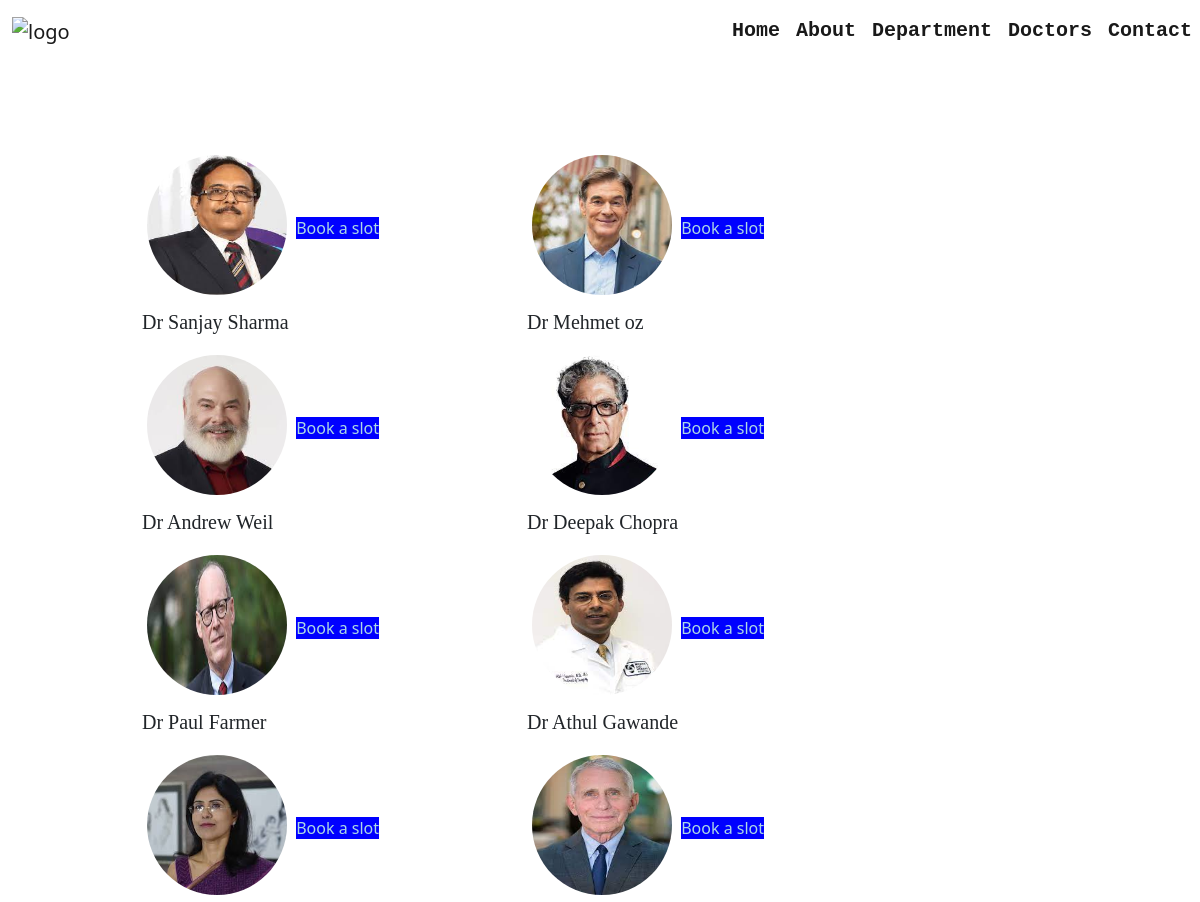
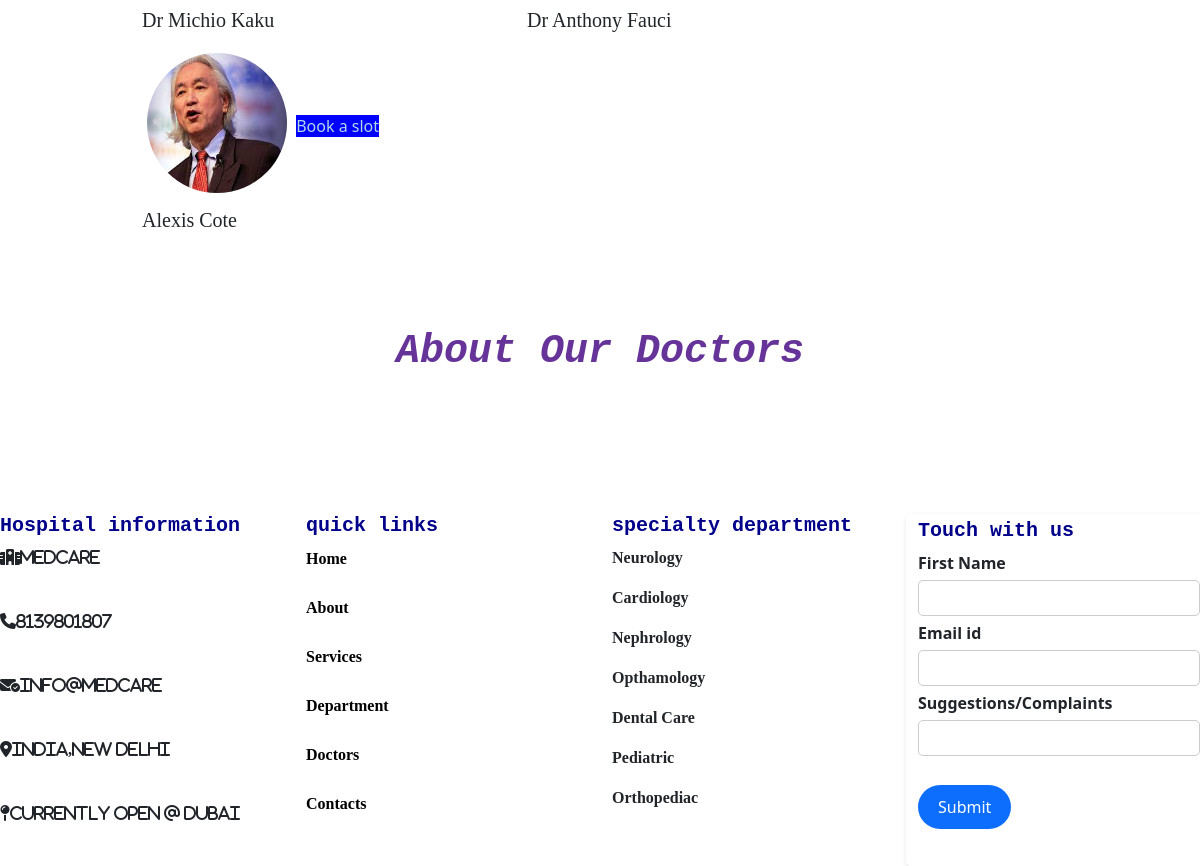
Screenshot of /doctor with the database file from the repository (2 pictures, top to bottom).
### home/models.py (models this page shows, shortened)
class Doctors(models.Model):
    name = models.ForeignKey(User,on_delete=models.CASCADE,null=True,blank=True)
    image = models.ImageField(upload_to="doctorsimage/",null=True,blank=True)
    department = models.ForeignKey(Department,on_delete=models.CASCADE,null=True,blank=True)
    monday = models.BooleanField(default=False,null=True,blank=True)
    tuesday = models.BooleanField(default=False,null=True,blank=True)
    wednesday= models.BooleanField(default=False,null=True,blank=True)
    thursday = models.BooleanField(default=False,null=True,blank=True)
    friday= models.BooleanField(default=False,null=True,blank=True)
    saturday = models.BooleanField(default=False,null=True,blank=True)
    fees = models.TextField(null=True,blank=True)

class User (AbstractBaseUser):
    name = models.CharField(max_length=20,null=True,blank=True)
    email = models.EmailField(verbose_name='email Address', max_length=40, unique=True)
    date_joined = models.DateTimeField(auto_now_add=True)
    is_active = models.BooleanField(default=True)
    is_staff = models.BooleanField(default=True)
    is_admin = models.BooleanField(default=False)
    is_superuser = models.BooleanField(default=False)
    doctor = models.BooleanField(default=False)
    objects = UserManager()
    USERNAME_FIELD = 'email'
    REQUIRED_FIELDS = ['name']
    def __str__(self):
        return self.name

### home/views.py (the view)
# urls.py: path('doctor',views.doctor,name='doctor'),
def doctor(request):
    doctor = Doctors.objects.all()
    return render(request,'doctor.html',{'doc':doctor})

### home/templates/doctor.html (shortened to what this page needs)
{% extends "index.html" %}
{% load static%}
{% block css %}
<link rel="stylesheet" href="{% static 'css/doctor.css' %}">
{% endblock css %}
{% block content %}
<main  style="margin-top: 150px; " >
   <div class="container" style="margin-top: 100px; margin-bottom: 80px;">
    <div class="row" >
        {% for do in doc  %}
        <div class="col-md-3 col-sm-6 doctor " style="margin-left: 100px;">
                <div class="image">
                    <img src="{{do.image.url}}" class="img-fluid" alt="" >
                    <a href="{% url 'contact' %}" class="book_slot_link">Book a slot</a>
                </div>
                <div class="name">
                    <h5>{{do.name}}</h5>
                </div>
        </div>
        {% endfor %}
    </div>
    <div class="row">
        <h1 style="margin-top: 80px; display: flex; justify-content: center; font-weight:900; font-family: 'Courier New', Courier, monospace; color:rebeccapurple; font-style: oblique;">About Our Doctors</h1 >
        <div class="col-md-12 position-relative content" style="display: flex; margin-top: 50px;">
            <div class="first">
                <h2>Dr Sanjay Gupta</h2>
            </div>
            <div class="second">
                <h2>Dr Deepak Chopra</h2>
            </div>
        </div>
    </div>
   </div>
</main>
{% endblock content %}

### home/templates/index.html (shortened to what this page needs)
{% load static %}
<!DOCTYPE html>
<html lang="en">
<head>
    <link rel="stylesheet" href="{% static 'css/index.css' %}">
    {% block css %}{% endblock css %}
    <link rel="stylesheet" href="https://cdnjs.cloudflare.com/ajax/libs/font-awesome/6.5.1/css/all.min.css" />
    <link href="https://cdn.jsdelivr.net/npm/bootstrap@5.0.2/dist/css/bootstrap.min.css" rel="stylesheet">
</head>
<body>
    <header class="container " style="margin-left: 10px; ;" >
    <div class="navbar navbar-expand-lg navbar-light fixed-top  " style="backdrop-filter: blur(8px);">
        <div class="container-fluid">
          <a class="navbar-brand" href="#">  <img src="https://preview.colorlib.com/theme/medcare/img/logo.png" alt="logo" width="150" height="50" ></a>
          </div>
          <div   class="collapse navbar-collapse" id="navbarSupportedContent">
            <ul class="navbar-nav me-auto mb-2 mb-lg-0">
                <li class="nav-item">
                    <a   class="nav-link active " aria-current="page" href="{% url 'home' %}">Home</a>
                  </li>
              <li class="nav-item">
                <a  class="nav-link active" aria-current="page" href="{% url 'about' %}">About</a>
              </li>
              <li class="nav-item">
                <a  class="nav-link active" aria-current="page" href="{% url 'department' %}">Department</a>
              </li>
              <li class="nav-item">
                <a  class="nav-link active" aria-current="page" href="{% url 'doctor' %}">Doctors</a>
              </li>
              <li class="nav-item">
                <a  class="nav-link active" aria-current="page" href="{% url 'contact' %}">Contact</a>
              </li>
            </ul>
          </div>
   </header>
   <main>
     {% block content %}
     {% endblock content %}
   </main>
    <footer  >
       <div class=""  >
        <div class="row">
          <div class="col-md-3 footer-info" >
            <h5>Hospital information</h5>
            <p> <i class="fa-sharp fa-solid fa-hospital">medcare</i><br><br>
            <p> <i class="fa-solid fa-phone">8139801807</i><br><br>
            <p> <i class="fa-solid fa-envelope-circle-check">info@medcare</i><br><br>
            <p> <i class="fa-sharp fa-solid fa-location-dot">india,new delhi</i><br><br>
            <p> <i class="fa-solid fa-map-pin">Currently open @ Dubai</i><br><br>
          </div>
          <div class="col-md-3 footer-links">
            <h5>quick links</h5>
            <a href="{% url 'home' %}">Home</a><br><br>
            <a href="{% url 'about' %}">About</a><br><br>
            <a href="{% url 'service' %}">Services</a><br><br>
            <a href="{% url 'department' %}">Department</a><br><br>
            <a href="{% url 'doctor' %}">Doctors</a><br><br>
            <a href="{% url 'contact' %}">Contacts</a><br><br>
          </div>
          <div class="col-md-3 footer-dep">
            <h5>specialty department</h5>
            <p> Neurology</p>
            <p>Cardiology</p>
            <p>Nephrology</p>
            <p>Opthamology</p>
            <p>Dental Care</p>
            <p>Pediatric</p>
            <p>Orthopediac</p>
          </div>
          <div class="col-md-3 form">
            <h5>Touch with us</h5>
            <form>
              <label for="name">First Name</label>
              <input type="text" class="form-control" id="name" name="name">
              <label for="Email">Email id</label>
              <input type="email" class="form-control" id="email" name="email">
              <label for="message">Suggestions/Complaints</label>
              <input type="text" class="form-control" id="message" name="message"><br>
              <button class="btn btn-primary rounded-pill" type="submit">Submit</button>
            </form>
          </div>
        </div>
      </div>
    </footer>
</body>
</html>

### home/static/css/index.css (style rules this page uses)
.nav-item { font-weight: 800; font-size: 20px; font-family:'Courier New', Courier, monospace; color: blueviolet; }
.container { background-color: white; }
.navbar-nav .nav-link { color: white; }
.navbar-nav .nav-link.active { color: white; }
footer a { text-decoration: none; color: black; font-family:cursive; font-weight: 800; }
footer p { font-family:cursive; font-weight: 800; }
footer h5 { font-family:'Courier New', Courier, monospace; font-weight: bold; font-weight: bolder; color: darkblue; }
.form { background-color:white; padding: 5px; border-radius: 5px; box-shadow: 0 2px 5px rgba(0, 0, 0, 0.1); }
label { margin-bottom: 5px; display: block; font-weight: bold; }
input[type="text"], input[type="email"] { width: 100%; padding: 5px; margin-bottom: 5px; border: 1px solid #ccc; border-radius: 5px; box-sizing: border-box; }
button[type="submit"] { color: white; padding: 10px 20px; border: none; border-radius: 5px; cursor: pointer; }

### home/static/css/doctor.css (style rules this page uses)
.doctor .image img { width: 150px; height: 150px; border-radius: 50%; margin-bottom: 10px; }
.image img { transition: transform 0.3s ease-in-out, border-color 0.3s ease-in-out; border: 5px solid transparent; }
.doctor .name h5, .doctor .name p { font-family:cursive; }
.doctor a { text-decoration: none; background-color: blue; color: lightblue; border-radius: 1px solid; }
.col-md-12.position-relative.content { position: relative; }
.first, .second { position: absolute; top: 0; left: 0; padding: 20px; background-color: rgba(255, 255, 255, 0.7); z-index: 1; width: calc(50% - 20px); overflow-y: auto; max-height: 100%; border-radius: 8px; }
.second { left: 50%; }
.first h2, .second h2 { font-size: 24px; font-family: 'Courier New', Courier, monospace; font-style: italic; font-weight: bold; color: blue; }

### rows the page displays
Doctors: image (picture), name "Dr Sanjay Sharma"
Doctors: image (picture), name "Dr Mehmet oz"
Doctors: image (picture), name "Dr Andrew Weil"
Doctors: image (picture), name "Dr Deepak Chopra"
Doctors: image (picture), name "Dr Paul Farmer"
Doctors: image (picture), name "Dr Athul Gawande"
Doctors: image (picture), name "Dr Michio Kaku"
Doctors: image (picture), name "Dr Anthony Fauci"
Doctors: image (picture), name "Alexis Cote"
